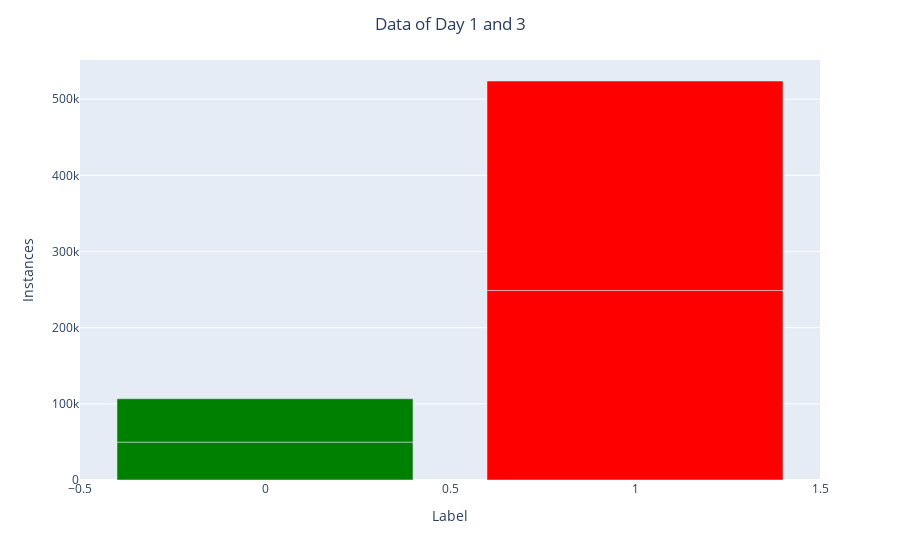

The code cell stored with this chart in its notebook:
### Code cell
merge_label_counter = pd.concat([label_counter1, label_counter2], axis=0)

# Print the merged DataFrame
print(merge_label_counter)

fig = px.bar(merge_label_counter, x=merge_label_counter.index, y='count')

fig.update_layout(
    title={
        'text': 'Data of Day 1 and 3',
        'x': 0.5,
        'xanchor': 'center'
    },
    xaxis_title="Label",
    yaxis_title="Instances"
)

# Define the colors for the bars
fig.data[0].marker.color = ['red' if label == merge_label_counter.index[0] else 'green' for label in merge_label_counter.index]

fig.show()

### Figure 1 — Plotly figure (JSON) as saved in the notebook; plotly's stock layout.template omitted (floating-point values rounded to 4 significant figures)
{"data": [{"alignmentgroup": "True", "hovertemplate": "Label=%{x}<br>count=%{y}<extra></extra>", "legendgroup": "", "marker": {"color": ["red", "green", "red", "green"], "pattern": {"shape": ""}}, "name": "", "offsetgroup": "", "orientation": "v", "showlegend": false, "textposition": "auto", "type": "bar", "x": [1, 0, 1, 0], "xaxis": "x", "y": [248815, 49763, 275016, 56863], "yaxis": "y"}], "layout": {"barmode": "relative", "legend": {"tracegroupgap": 0}, "margin": {"t": 60}, "title": {"text": "Data of Day 1 and 3", "x": 0.5, "xanchor": "center"}, "xaxis": {"anchor": "y", "domain": [0, 1], "title": {"text": "Label"}}, "yaxis": {"anchor": "x", "domain": [0, 1], "title": {"text": "Instances"}}}}
